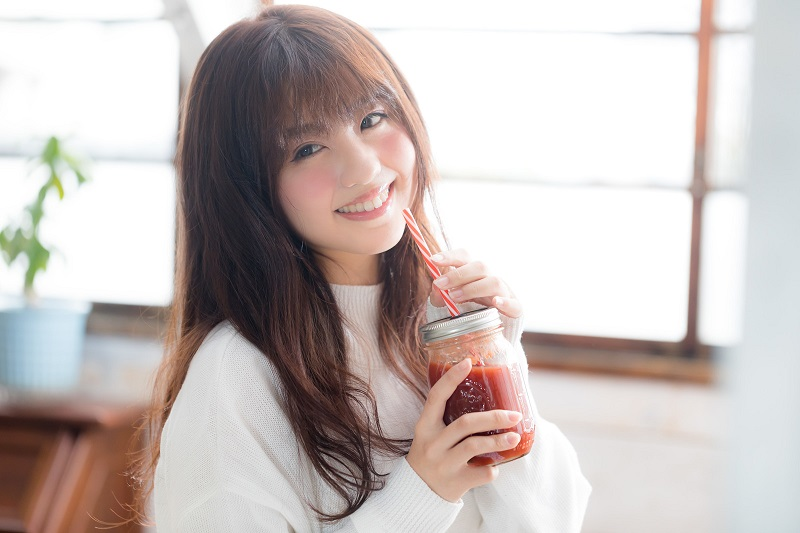
#> input picture girl01.jpg, 800 x 533 px
$ python p228.py girl01.jpg
#> lines starting #> are read from the running program, lines starting #| are printed output that depends on the picture; after the words box and inside, x2 and y2 are one past the last pixel; in counts of white or black regions, pixels touching at a corner belong together
import sys
import cv2
if len(sys.argv)<2:
    print('表示したいファイル名を指定してください。')
    sys.exit()#ファイルが指定されていないので強制終了
file=sys.argv[1]
try:
    img=cv2.imread(file)
#> img is the input picture: shape (533, 800, 3); mean B, G, R 186.2, 188.8, 198.5
    if img is None:
        raise ValueError('ファイルが見つかりません。')
    RESIZE_WEIDTH=800
    img_height=img.shape[0]
#> img_height = 533
    img_weidth=img.shape[1]
#> img_weidth = 800
    if img_weidth>RESIZE_WEIDTH:
        img_resize=cv2.resize(img,(RESIZE_WEIDTH,int(RESIZE_WEIDTH/img_weidth*img_height)))
    else:
        img_resize=img
    img_gray=cv2.cvtColor(img_resize,cv2.COLOR_RGB2GRAY)
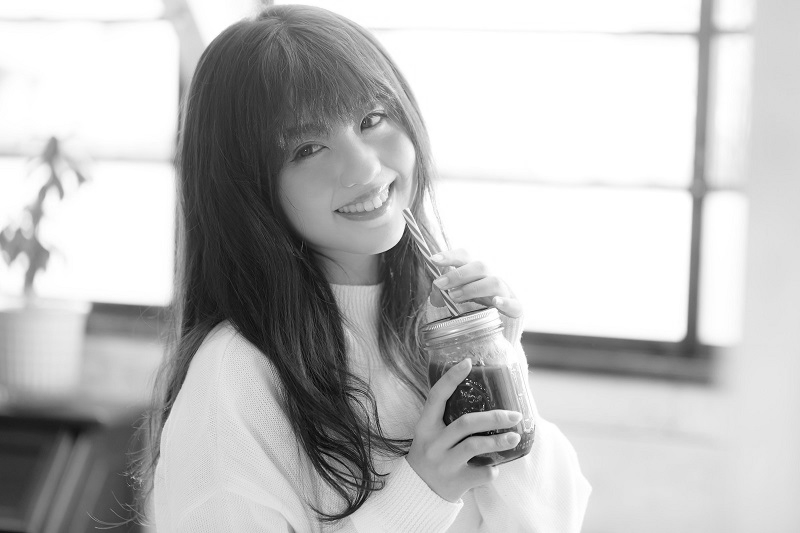
#> img_gray: shape (533, 800); min 4, max 255, mean 189.1
    #CASCADE_FILE='haarcascade_frontalface_alt.xml'
    CASCADE_FILE='haarcascade_eye.xml'
    haar_cascade=cv2.CascadeClassifier(CASCADE_FILE)
    detection=haar_cascade.detectMultiScale(img_resize,scaleFactor=1.1,minNeighbors=2,minSize=(30,30))
#> detection = [[281, 129, 49, 49], [349, 95, 54, 54], [46, 407, 59, 59], [433, 400, 99, 99]]
    if len(detection)>0:
        for rect in detection:
            cv2.rectangle(img_resize,tuple(rect[0:2]),tuple(rect[0:2]+rect[2:4]),(0,0,255),thickness=2)
#> this loop made 4 passes
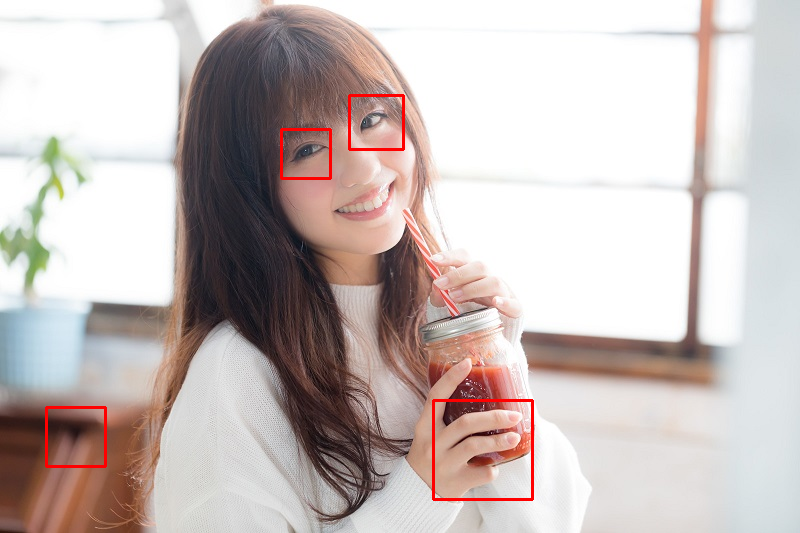
#> img_resize: shape (533, 800, 3); 0.73% of pixels changed, all inside (x1, y1, x2, y2) = (45, 94, 534, 501)
    else:
        cv2.putText(img_resize,'no match found',(20,50),cv2.FONT_HERSHEY_COMPLEX,1.0,(0,0,255),2)
    cv2.imshow(file,img_resize)
    cv2.waitKey(0)
    cv2.destroyAllWindows()
except ValueError as e:
    print(e)
except:
    import traceback
    traceback.print_exc()

$ run again, on girl03.jpg
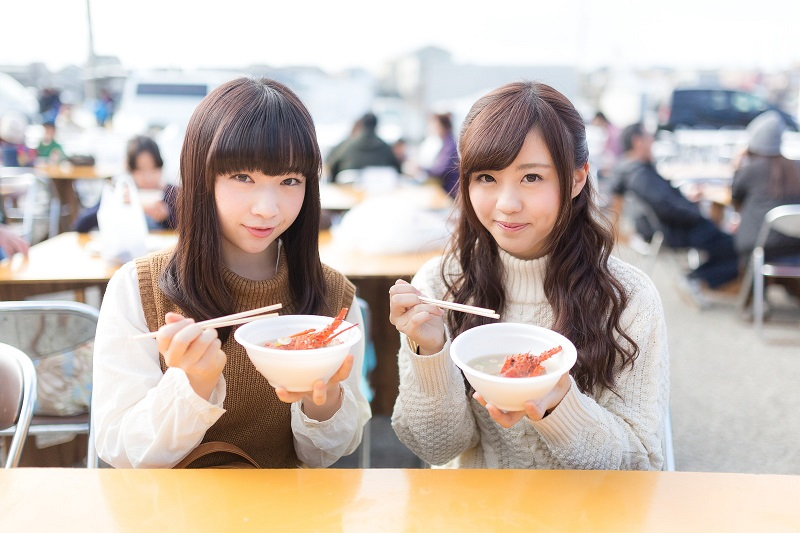
#> input picture girl03.jpg, 800 x 533 px
#> img is the input picture: shape (533, 800, 3); mean B, G, R 173.4, 181.7, 193.7
#> `img_gray=cv2.cvtColor(img_resize,cv2.COLOR_RGB2GRAY)`:
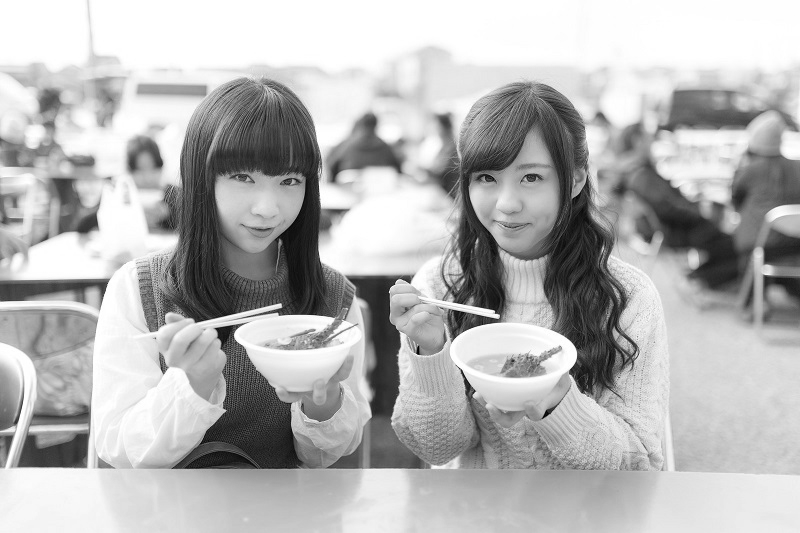
#> img_gray: shape (533, 800); min 1, max 255, mean 180.5
#> detection = [[511, 159, 40, 40], [464, 151, 46, 46], [119, 130, 51, 51], [317, 143, 49, 49], [622, 210, 51, 51], [749, 261, 45, 45], [693, 290, 43, 43], [598, 423, 69, 69], [73, 66, 53, 53], [62, 80, 62, 62], [636, 204, 59, 59]]
#> the loop `for rect in detection:` made 11 passes
#> after the loop `for rect in detection:`:
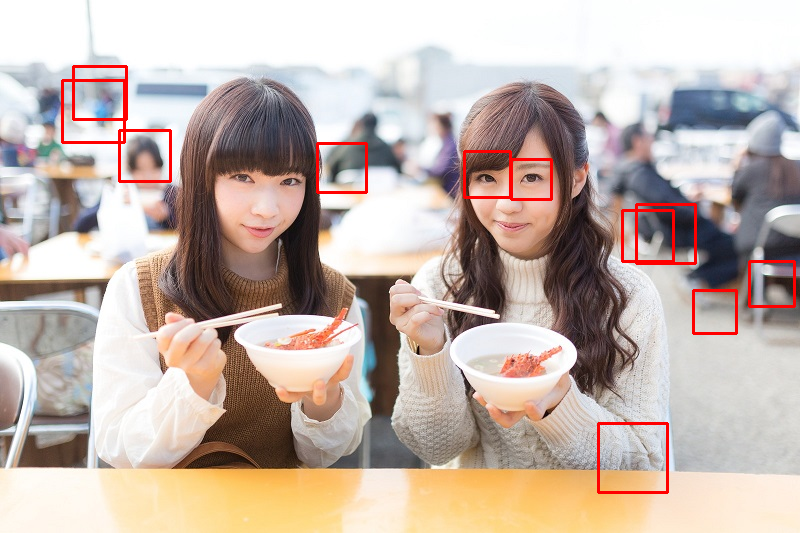
#> img_resize: shape (533, 800, 3); 1.54% of pixels changed, all inside (x1, y1, x2, y2) = (61, 65, 796, 494)

$ run again, on girl04.jpg
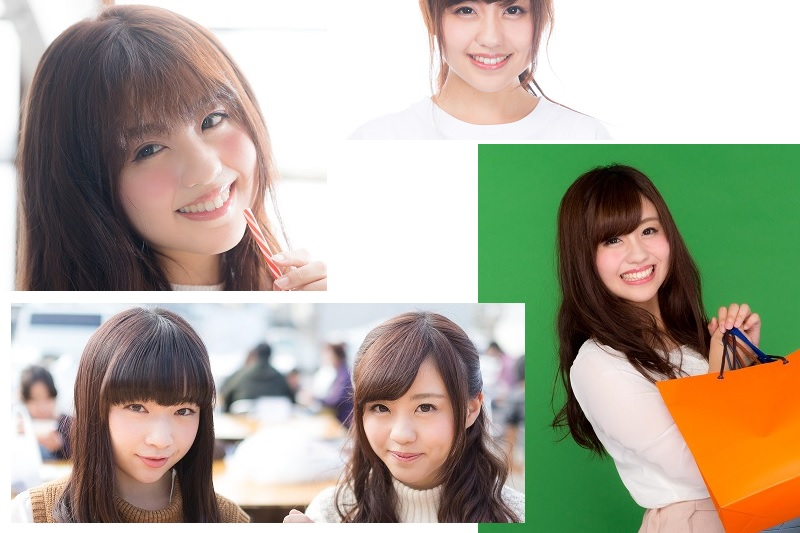
#> input picture girl04.jpg, 800 x 533 px
#> img is the input picture: shape (533, 800, 3); mean B, G, R 151.3, 167.8, 173.1
#> `img_gray=cv2.cvtColor(img_resize,cv2.COLOR_RGB2GRAY)`:
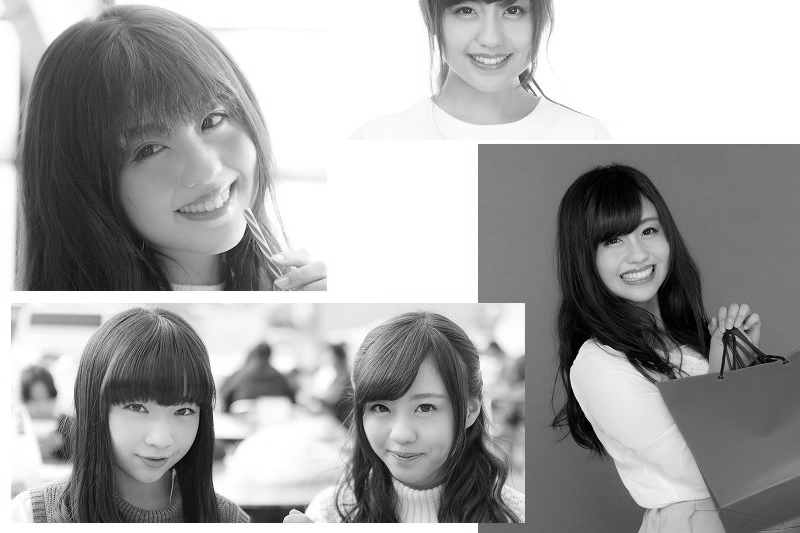
#> img_gray: shape (533, 800); min 0, max 255, mean 163.5
#> detection = [[405, 389, 40, 40], [195, 99, 42, 42], [124, 129, 48, 48], [355, 380, 45, 45], [11, 356, 57, 57], [210, 373, 49, 49]]
#> the loop `for rect in detection:` made 6 passes
#> after the loop `for rect in detection:`:
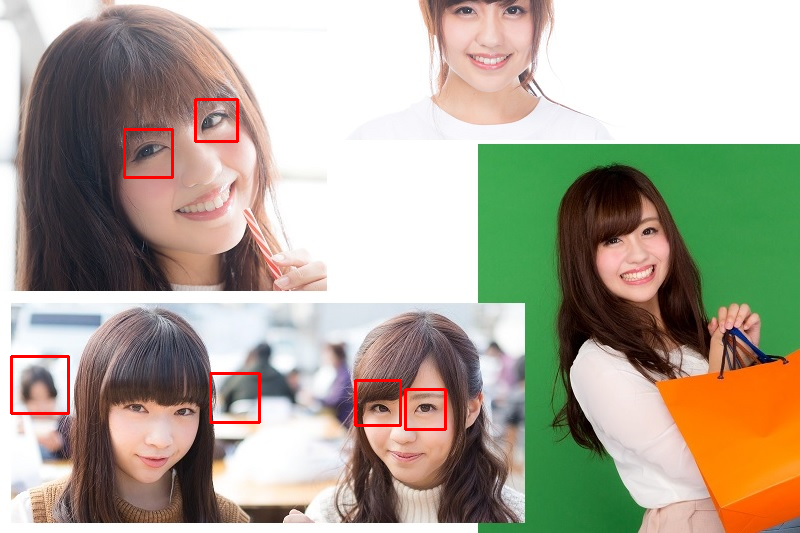
#> img_resize: shape (533, 800, 3); 0.79% of pixels changed, all inside (x1, y1, x2, y2) = (10, 98, 447, 431)
